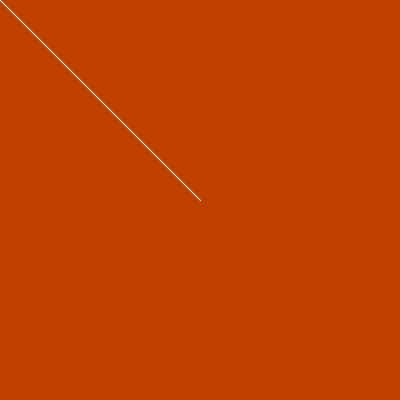
Frame 1 (no input)
Frame 60 (the mouse pressed at the canvas centre just before this capture): identical to frame 1, image omitted
Frame 120 (the mouse held since frame 60 and released just before this capture): blank canvas, image omitted

The Processing sketch that drew this single still picture (run headless with seeded random() and noise(); from frame 60 on, the mouse is pressed at the canvas centre):

// Processing sketch: track_mouse_from_pivot
// ── track_mouse_from_pivot.pde
void setup() {
  size(400, 400);
  stroke(255);       
} 

void draw() {
  background(192, 64, 0);
  line(200, 200, mouseX, mouseY);
  
  // Moving background() to setup() will cause the lines to trace the mouse movement
}
